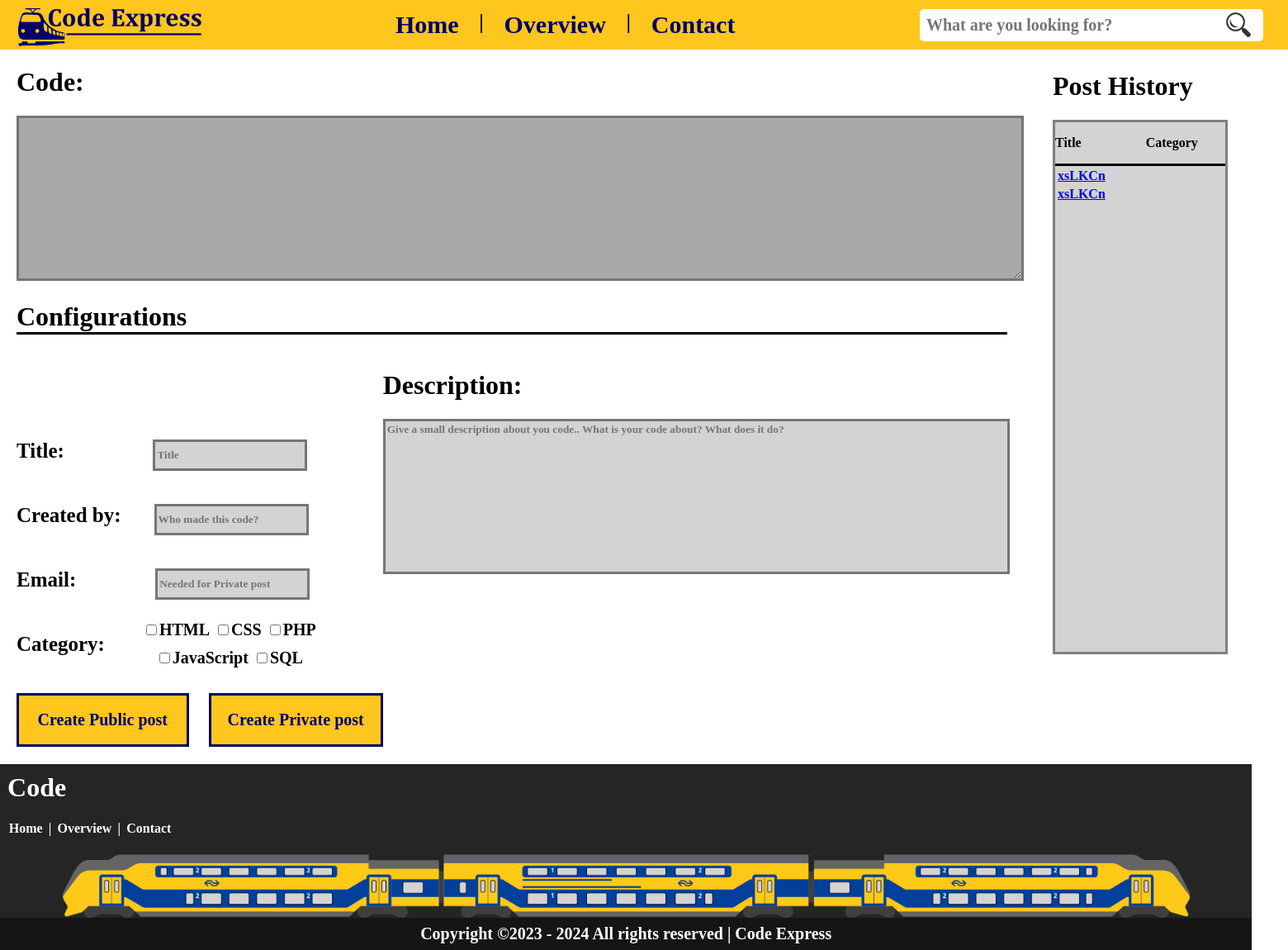
/page/index.php, run on an earlier commit of the app's database.
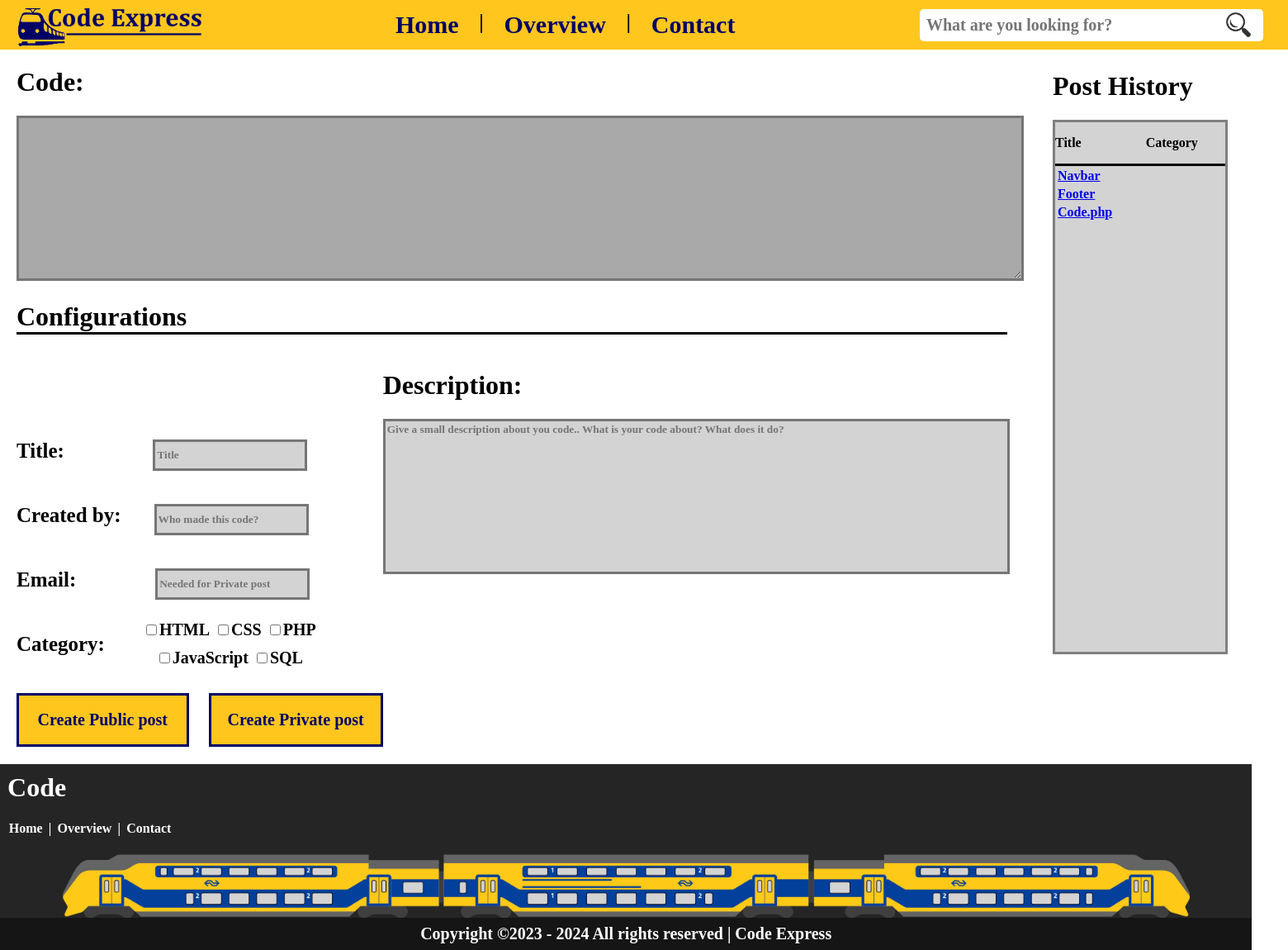
And on a later commit of the database.
### tables this page shows
CREATE TABLE `configuration` (
  `id` int(11) NOT NULL,
  `code` longtext NOT NULL,
  `title` varchar(255) NOT NULL,
  `html` varchar(50) DEFAULT NULL,
  `css` varchar(50) DEFAULT NULL,
  `php` varchar(50) DEFAULT NULL,
  `javascript` varchar(50) DEFAULT NULL,
  `SQLcode` varchar(50) DEFAULT NULL,
  `date` date DEFAULT NULL,
  `description` text DEFAULT NULL,
  `creator` varchar(255) DEFAULT NULL,
  `email` varchar(255) DEFAULT NULL
);

### page/index.php (the view, shortened to what this page needs)
<?php
require_once "../include/insert-post.php";
?>
<!DOCTYPE html>
<html>
<head>
    <link rel="stylesheet" href="https://codemirror.net/theme/dracula.css">
    <link rel="stylesheet" href="https://cdnjs.cloudflare.com/ajax/libs/codemirror/5.62.0/codemirror.min.css" />
    <link rel="stylesheet" href="https://cdnjs.cloudflare.com/ajax/libs/codemirror/5.62.0/theme/darcula.min.css" />
</head>
<body>
    <div class="item">
        <?php include "../include/navbar.php" ?>
    </div>
    <div class="grid-container">
        <div class="item1">
            <form method="post" action="../page/index.php">
                <h1 class="config-code">Code:</h1>
                <textarea cols="80" rows="10" id="code" type="text" name="code" mode="text/html"></textarea>
                <h1 class="config">Configurations</h1>
        </div>
        <div class="item2">
            <div class="configurations">
                <p class="config-title">Title:</p>
                <input type="text" id="title" name="title" placeholder="Title" required>
            </div>
            <div class="configurations">
                <p class="config-created">Created by:</p>
                <input type="text" id="created" name="creator" placeholder="Who made this code?" required>
            </div>
            <div class="configurations">
                <p class="config-email">Email:</p>
                <input type="email" id="email" name="email" placeholder="Needed for Private post">
            </div>
            <div class="category" required>
                <p class="config-category">Category:</p>
                <div id="checkboxes" required>
                    <div class="checkboxes-top" required>
                        <input type="checkbox" id="checkbox-codes" name="category[]" value="HTML">
                        <label for="HTML">HTML</label><br>
                        <input type="checkbox" id="checkbox-codes" name="category[]" value="CSS">
                        <label for="CSS">CSS</label><br>
                        <input type="checkbox" id="checkbox-codes" name="category[]" value="PHP">
                        <label for="PHP">PHP</label><br>
                    </div>
                    <div class="checkboxes-bottom">
                        <input type="checkbox" id="checkbox-codes" name="category[]" value="JavaScript">
                        <label for="JavaScript">JavaScript</label><br>
                        <input type="checkbox" id="checkbox-codes" name="category[]" value="SQL">
                        <label for="SQL">SQL</label><br>
                    </div>
                </div>
            </div>
        </div>
        <div class="item3-text">
            <h1 class="config-desc">Description:</h1>
        </div>
        <div class="item3">
            <textarea cols="80" rows="10" id="desc" type="text" name="description" placeholder="Give a small description about you code.. What is your code about? What does it do?"></textarea>
        </div>
        <div class="item4">
            <div class="right-container">
                <h1>Post History</h1>
                <div class="right-container-content">
                    <div class="line">
                        <div class="flex-direction-row-height">
                            <p class="margin-righter">Title</p>
                            <p>Category</p>
                        </div>
                    </div>
                    <div class="table-container">
                        <table>
                            <?php
                            $sql = "SELECT * FROM configuration";
                            $result = $pdo->query($sql);
                            if ($result->rowCount() > 0) {
                                while ($row = $result->fetch()) {
                                    echo "<tr>";
                                    echo "<td><a class='margin-right' href='../page/code.php?id=" . $row['id'] . "'>" . $row["title"] . "</a></td>";
                                    echo "<td>" . $row["category"] . "</td>";
                                    echo "</tr>";
                                }
                            } else {
                                echo "<tr><td colspan='2'>No results found</td></tr>";
                            }
                            ?>
                        </table>
                    </div>
                </div>
            </div>
        </div>
        <div class="item5">
            <input type="submit" id="submit-public" name="submit-public" href="code.php" value="Create Public post">
            <input type="submit" id="submit-private" name="submit-private" value="Create Private post">
        </div>
        <div class="item7">
            <?php include "../include/footer.php" ?>
        </div>
</body>
</html>

What changed in the data, as far as the page shows it:
changed configuration: title "xsLKCn" → "Navbar"
changed configuration: title "xsLKCn" → "Footer"
added configuration: title "Code.php"
